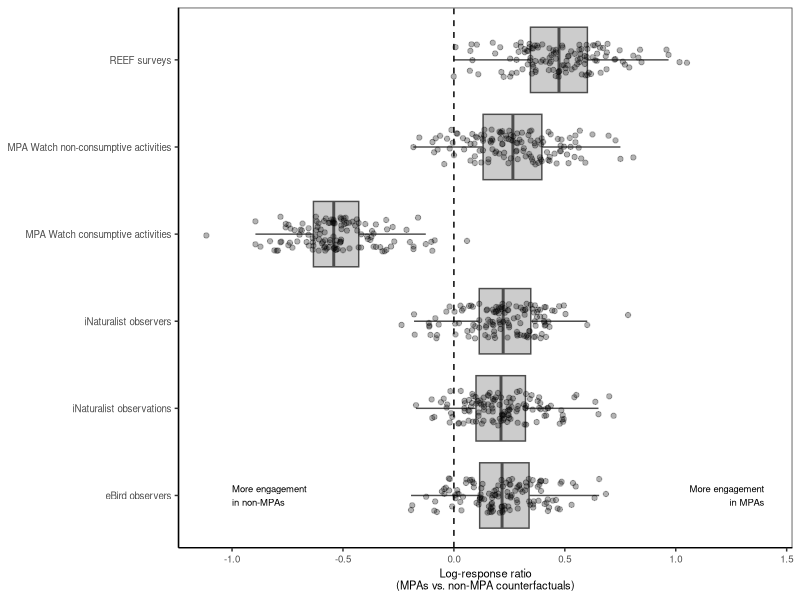

Reproduce this figure in R. (Note: this script raises an error after producing the figure.)


# Read data
################################################################################

# Clear workspace
rm(list = ls())

# Packages
library(tidyverse)

# Directories
basedir <- "/Volumes/GoogleDrive/.shortcut-targets-by-id/1kCsF8rkm1yhpjh2_VMzf8ukSPf9d4tqO/MPA Network Assessment: Working Group Shared Folder/data/sync-data"
datadir <- "analyses/3performance_human/output"
plotdir <- "analyses/3performance_human/figures"

# Build data
################################################################################

# Indicators
indicators <- c("MPA Watch non-consumptive activities", 
                "MPA Watch consumptive activities",
                "iNaturalist observers", 
                "iNaturalist observations",
                "eBird observers",
                "REEF surveys")

# Means
lrr_means <- c(0.3, 
               -0.5,
               0.22,
               0.21,
               0.24,
               0.5)

# # of MPAs
n <- 125

# Simulate data
x <- 1
data <- purrr::map_df(1:length(indicators), function(x){
  
  # Params
  i <- indicators[x]
  lrr_avg <- lrr_means[x]
  lrrs <- rnorm(n=n, mean = lrr_avg, sd=0.2)
  df <- tibble(metric=i,
               lrr=lrrs)
  
})





# Plot data 
################################################################################

# Theme
my_theme <-  theme(axis.text=element_text(size=7),
                   axis.title=element_text(size=8),
                   axis.title.y=element_blank(),
                   legend.text=element_text(size=7),
                   legend.title=element_text(size=8),
                   strip.text=element_text(size=8),
                   # Gridlines
                   panel.grid.major = element_blank(), 
                   panel.grid.minor = element_blank(),
                   panel.background = element_blank(), 
                   axis.line = element_line(colour = "black"),
                   # Legend
                   legend.position = c(0.75, 0.25),
                   legend.key.size = unit(0.3, "cm"),
                   legend.background = element_rect(fill=alpha('blue', 0)))


# Plot data
g <- ggplot(data, aes(y=metric, x=lrr)) +
  geom_boxplot(fill="grey80", color="grey30", outlier.color = NA) +
  geom_jitter(height = 0.2, alpha=0.3) +
  # Reference line
  geom_vline(xintercept = 0, linetype="dashed") +
  # Text reference
  annotate(geom="text", x=-1, y=1, label="More engagement\nin non-MPAs", hjust=0, size=2.4) +
  annotate(geom="text", x=1.4, y=1, label="More engagement\nin MPAs", hjust=1, size=2.4) +
  # Labels
  labs(x="Log-response ratio\n(MPAs vs. non-MPA counterfactuals)", y="") +
  # Theme
  theme_bw() + my_theme
g

# Export figure
ggsave(g, filename=file.path(plotdir, "Fig12_mpa_nonmpa_comparison.png"), 
       width=5.5, height=2.5, units="in", dpi=600)



